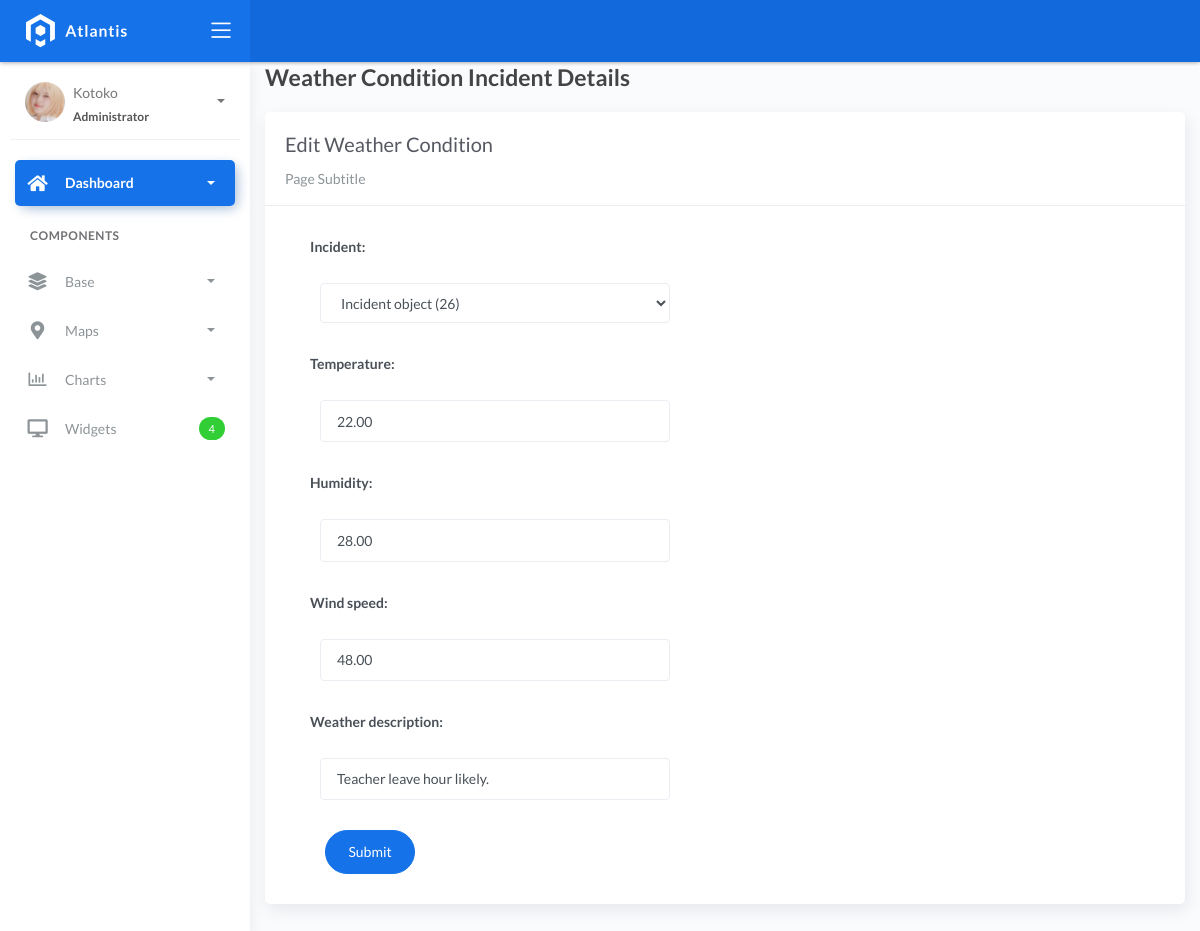
The page /weather/1/ on the database as committed earlier.
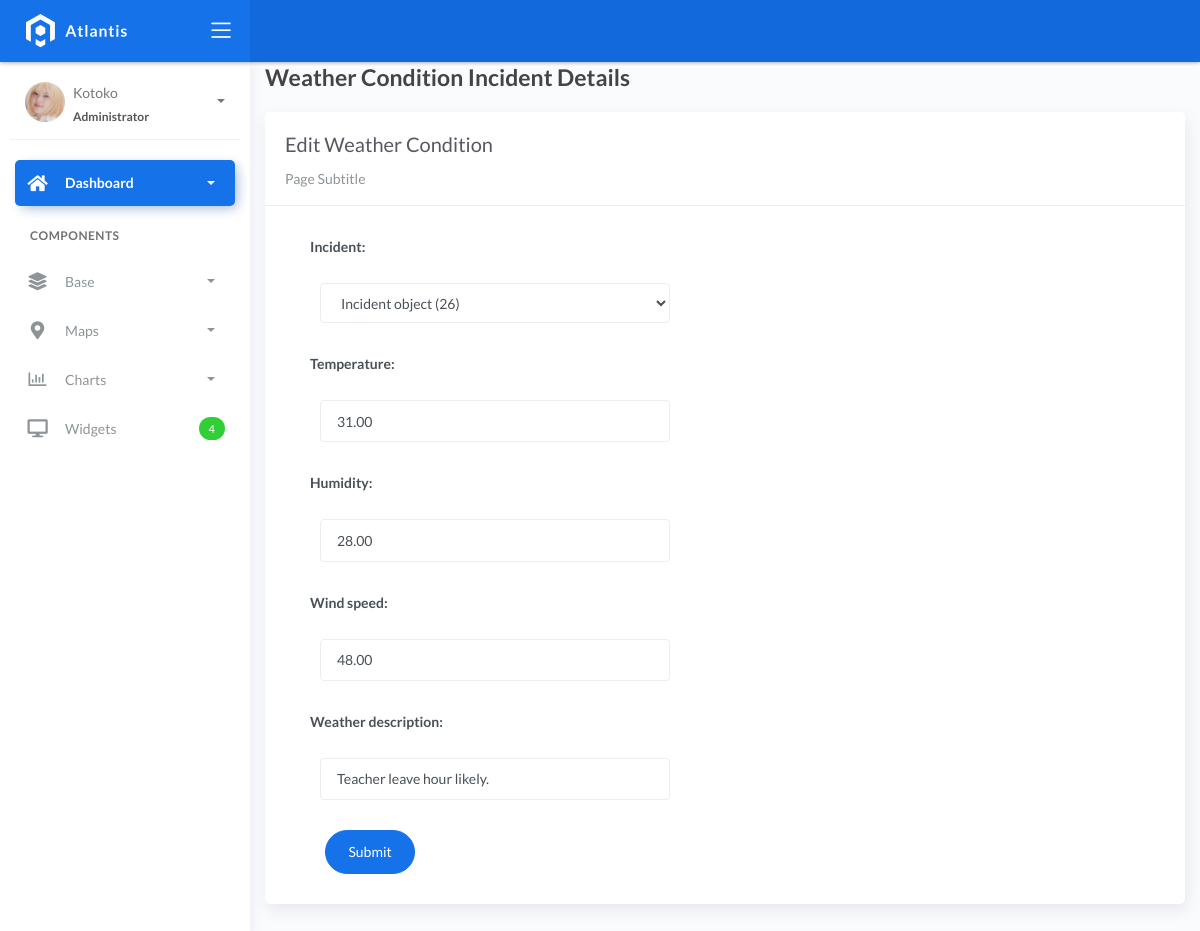
The same page on the database as committed later.
### fire/models.py (models this page shows)
class BaseModel(models.Model):
    created_at = models.DateTimeField(auto_now_add=True, db_index=True)
    updated_at = models.DateTimeField(auto_now=True)
    class Meta:
        abstract = True

class WeatherConditions(BaseModel):
    incident = models.ForeignKey(Incident, on_delete=models.CASCADE)
    temperature = models.DecimalField(max_digits=10, decimal_places=2)
    humidity = models.DecimalField(max_digits=10, decimal_places=2)
    wind_speed = models.DecimalField(max_digits=10, decimal_places=2)
    weather_description = models.CharField(max_length=150)

### fire/views.py (the view)
# urls.py: path('weather/<pk>/', WeatherConditionsUpdateView.as_view(), name='weather-update'),
class WeatherConditionsUpdateView(UpdateView):
    model = WeatherConditions
    form_class = WeatherConditionsForm
    template_name = 'weather/weather_edit.html'
    success_url = reverse_lazy('weather-list')

### fire/forms.py
class WeatherConditionsForm(forms.ModelForm):
    class Meta:
        model = WeatherConditions
        fields = "__all__"

### templates/weather/weather_edit.html
{% extends 'base.html' %} {% load static %} {% block content %}
<div class="content">
    <div class="container-fluid">
        <h4 class="page-title">Weather Condition Incident Details</h4>
        <div class="row">
            <div class="col-md-12">
                <div class="card">
                    <div class="card-header">
                        <div class="card-title">Edit Weather Condition</div>
                        <div class="card-category">Page Subtitle</div>
                    </div>
                    <div class="col-md-6">
                        <div class="card-body">
                            <form class="" action="" method="post" novalidate>
                                {% csrf_token %} {% include 'includes/form.html' %}
                                <div class="form-group">
                                    <div class="col-md-12 col-sm-3">
                                        <button type="submit" class="btn btn-primary btn-rounded">Submit</button>
                                    </div>
                                </div>
                            </form>
                        </div>
                    </div>
                </div>
            </div>
        </div>
    </div>
</div>
{% endblock %}

### templates/includes/form.html (shortened to what this page needs)
{% load widget_tweaks %}
{% for field in form %}
<div class="field item form-group">
    <label>{{ field.label_tag }}</label>
  <div class="form-group">
    {% render_field field class="form-control" %}
  </div>
</div>
{% endfor %}

Rows that differ between the two databases and show on the page:
changed WeatherConditions "Incident object (26)": temperature "22.00" → "31.00"
